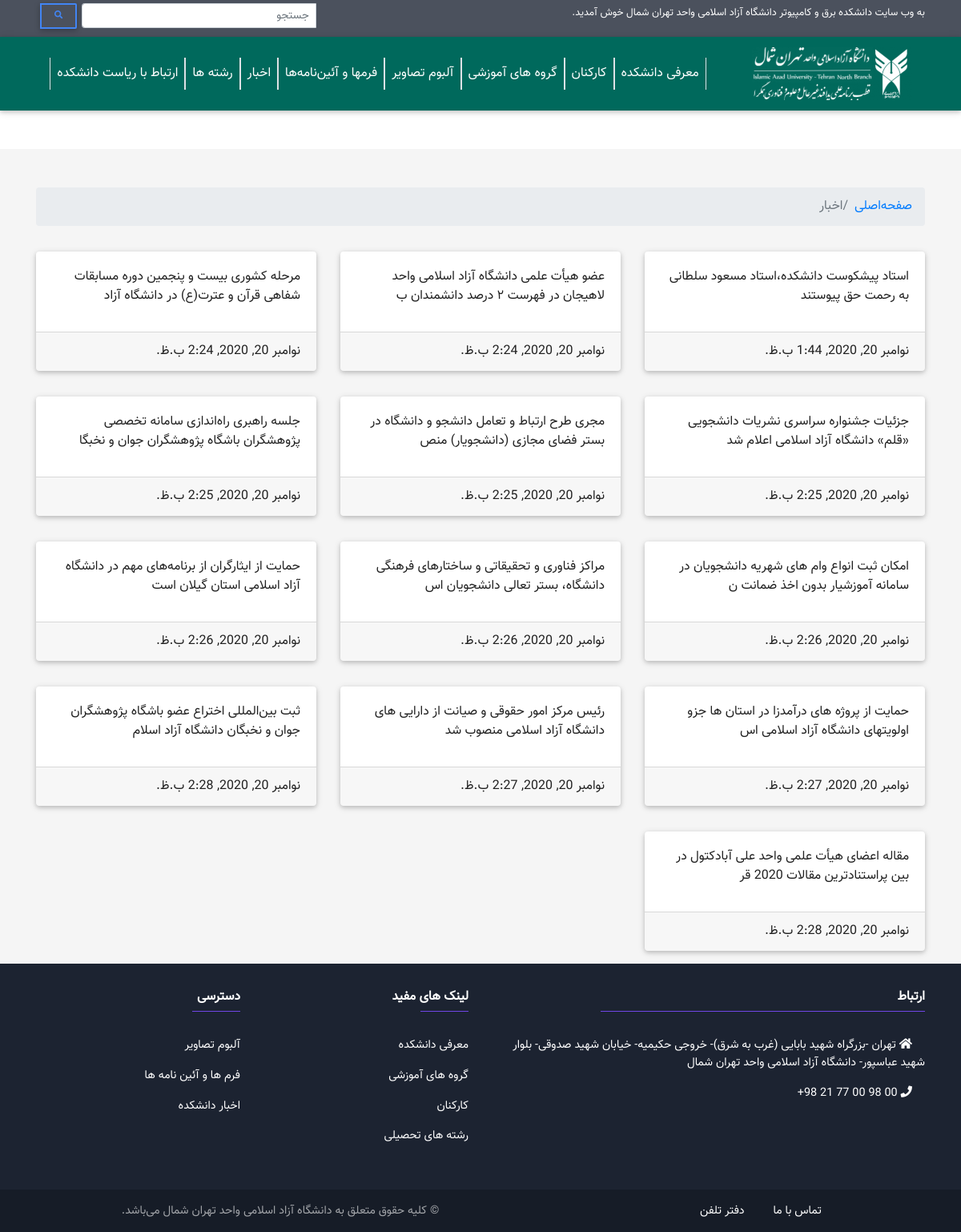
The app's page /fa/news/ with its own data.
### news/models.py (models this page shows, shortened)
class News(models.Model):
    title = models.CharField(max_length=125)
    content = models.TextField()
    created_at = models.DateTimeField(null=True, blank=True, auto_now_add=True)
    updated_at = models.DateTimeField(null=True, blank=True, auto_now=True)
    class Meta:
        verbose_name = "خبر"
        verbose_name_plural = "اخبار"

### news/views.py (the view)
# urls.py: path('', views.index, name="index"),
def index(request):
    news = News.objects.all()
    context = {
        'news':news,
    }
    return render(request, 'news/index.html', context)

### templates/news/index.html (shortened to what this page needs)
{% extends 'shared/base.html' %}
{% load static %}
{% block body %}
<div class="grey lighten-4">
    <div class="container">
        <div dir="rtl" class="row pt-5 mt-5 text-right">
            <div class="col-12">
                <nav aria-label="breadcrumb">
                  <ol class="breadcrumb">
                    <li class="breadcrumb-item"><a href="{% url 'home' %}">صفحه‌اصلی</a></li>
                    <li class="breadcrumb-item active">اخبار</li>
                  </ol>
                </nav>
            </div>
        </div>
    </div>
    <div class="container">
        <div dir="rtl" class="row text-right">
            {% for n in news %}
            <div class="col-12 col-md-6 col-lg-4 my-3">
                <div class="card hoverable">
                    <a href="{% url 'news:detail' n.title %}" class="text-dark">
                        <div class="card-body">
                            <p class="card-title">{{n.title}}</p>
                        </div>
                        <div class="card-footer">
                            {{n.created_at}}
                        </div>
                    </a>
                </div>
            </div>
            {% endfor %}
        </div>
    </div>
</div>
{% endblock body %}

### static/css/site.css (style rules this page uses)
* { font-family: 'Vazir' ; }

### records on screen
News: title "استاد پیشکوست دانشکده،استاد مسعود سلطانی به رحمت حق پیوستند", created_at "نوامبر 20, 2020, 1:44 ب.ظ."
News: title "عضو هیأت علمی دانشگاه آزاد اسلامی واحد لاهیجان در فهرست ۲ درصد دانشمندان ب", created_at "نوامبر 20, 2020, 2:24 ب.ظ."
News: title "مرحله کشوری بیست و پنجمین دوره مسابقات شفاهی قرآن و عترت(ع) در دانشگاه آزاد", created_at "نوامبر 20, 2020, 2:24 ب.ظ."
News: title "جزئیات جشنواره سراسری نشریات دانشجویی «قلم» دانشگاه آزاد اسلامی اعلام شد", created_at "نوامبر 20, 2020, 2:25 ب.ظ."
News: title "مجری طرح ارتباط و تعامل دانشجو و دانشگاه در بستر فضای مجازی (دانشجویار) منص", created_at "نوامبر 20, 2020, 2:25 ب.ظ."
News: title "جلسه راهبری راه‌اندازی سامانه تخصصی پژوهشگران باشگاه پژوهشگران جوان و نخبگا", created_at "نوامبر 20, 2020, 2:25 ب.ظ."
News: title "امکان ثبت انواع وام های شهریه دانشجویان در سامانه آموزشیار بدون اخذ ضمانت ن", created_at "نوامبر 20, 2020, 2:26 ب.ظ."
News: title "مراکز فناوری و تحقیقاتی و ساختارهای فرهنگی دانشگاه، بستر تعالی دانشجویان اس", created_at "نوامبر 20, 2020, 2:26 ب.ظ."
News: title "حمایت از ایثارگران از برنامه‌های مهم در دانشگاه آزاد اسلامی استان گیلان است", created_at "نوامبر 20, 2020, 2:26 ب.ظ."
News: title "حمایت از پروژه های درآمدزا در استان ها جزو اولویتهای دانشگاه آزاد اسلامی اس", created_at "نوامبر 20, 2020, 2:27 ب.ظ."
News: title "رئیس مرکز امور حقوقی و صیانت از دارایی های دانشگاه آزاد اسلامی منصوب شد", created_at "نوامبر 20, 2020, 2:27 ب.ظ."
News: title "ثبت بین‌المللی اختراع عضو باشگاه پژوهشگران جوان و نخبگان دانشگاه آزاد اسلام", created_at "نوامبر 20, 2020, 2:28 ب.ظ."
News: title "مقاله اعضای هیأت علمی واحد علی آبادکتول در بین پراستنادترین مقالات 2020 قر", created_at "نوامبر 20, 2020, 2:28 ب.ظ."
